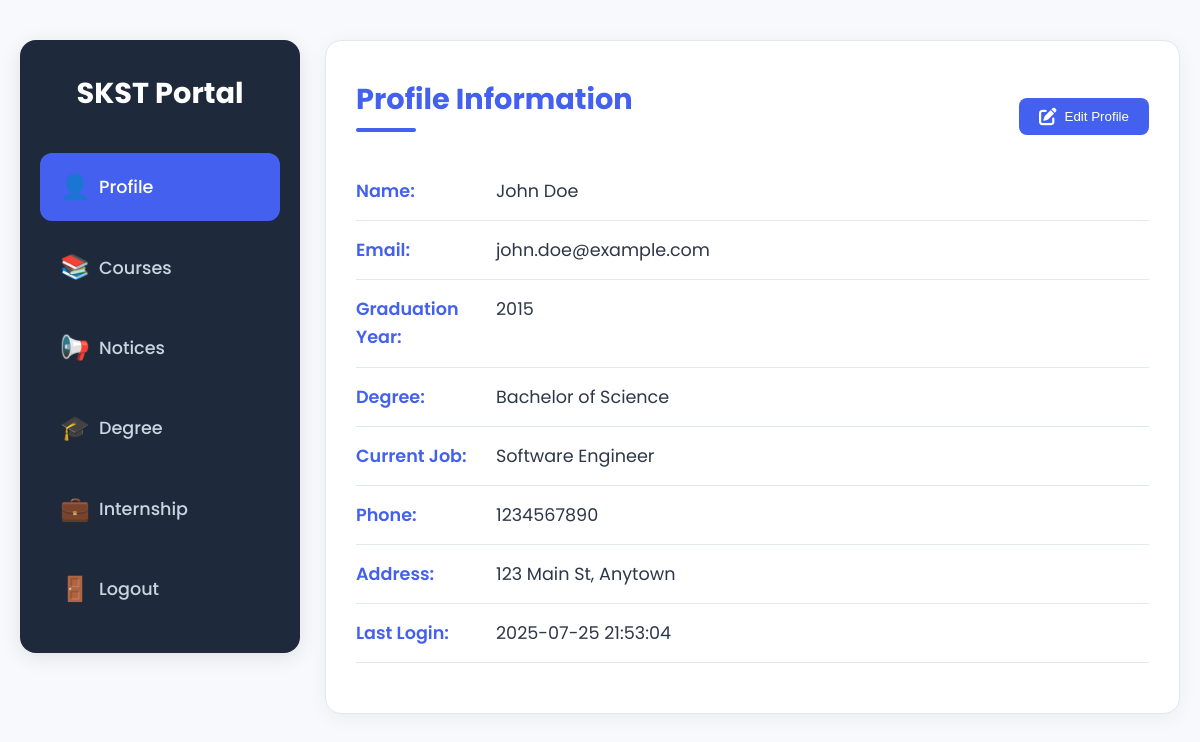
Page /alumni/alumni.php?profile=true (signed in) on the committed database.
### tables this page shows
CREATE TABLE `alumni` (
  `alumni_id` int(11) NOT NULL,
  `name` varchar(100) NOT NULL,
  `email` varchar(100) NOT NULL,
  `password` varchar(255) NOT NULL,
  `graduation_year` int(11) DEFAULT NULL,
  `degree` varchar(100) DEFAULT NULL,
  `major` varchar(100) DEFAULT NULL,
  `current_job` varchar(100) DEFAULT NULL,
  `company` varchar(100) DEFAULT NULL,
  `phone` varchar(20) DEFAULT NULL,
  `address` text DEFAULT NULL,
  `profile_picture` varchar(255) DEFAULT NULL,
  `last_login` datetime DEFAULT NULL,
  `registration_date` datetime DEFAULT current_timestamp(),
  `is_active` tinyint(1) DEFAULT 1
);

### alumni/alumni.php (the view, shortened to what this page needs)
<?php
$host = "localhost";
$user = "root";
$pass = "";
$db = "skst_university";
$conn = new mysqli($host, $user, $pass, $db);
$error = "";
$success = "";
$showSignup = false;
$showReset = false;
$editMode = false;
if (isset($_SESSION['alumni_id'])) {
    $aid = $_SESSION['alumni_id'];
    $stmt = $conn->prepare("SELECT * FROM alumni WHERE alumni_id = ?");
    $stmt->bind_param("i", $aid);
    $stmt->execute();
    $result = $stmt->get_result();
    $alumni = $result->fetch_assoc();
}
?>
<!DOCTYPE html>
<html lang="en">
<head>
    <link rel="stylesheet" href="https://cdnjs.cloudflare.com/ajax/libs/font-awesome/6.4.0/css/all.min.css">
</head>
<body>
<?php if (!isset($_SESSION['alumni_id'])): ?>
    <div class="form-container <?php echo $showSignup || $showReset ? 'form-toggle' : 'active-form'; ?>" id="login-form">
        <button class="close-btn" onclick="window.location.href='alumni.html'">×</button>
        <div class="form-header">
            <img src="../picture/SKST.png" alt="SKST Logo" style="width: 80px; margin-bottom: -15px;">
            <h2>Alumni Login</h2>
            <p>Sign in to access your alumni account</p>
        </div>
        <?php if ($error && !$showSignup && !$showReset): ?>
            <div class="error-msg"><?= htmlspecialchars($error) ?></div>
        <?php endif; ?>
        <?php if ($success): ?>
            <div class="success-msg"><?= htmlspecialchars($success) ?></div>
        <?php endif; ?>
        <form method="POST">
            <div class="input-group">
                <label for="email">Email</label>
                <input type="email" id="email" name="email" placeholder="Enter your email" required>
            </div>
            <div class="input-group">
                <label for="password">Password</label>
                <input type="password" id="password" name="password" placeholder="Enter your password" required>
            </div>
            <button type="submit" name="login" class="form-btn">Login</button>
            <div class="form-footer">
                <p><a href="#" onclick="showForm('reset')">Forgot Password?</a></p>
                <p>Don't have an account? <a href="#" onclick="showForm('signup')">Sign Up</a></p>
            </div>
        </form>
    </div>
    <div class="form-container form-toggle <?php echo $showSignup ? 'active-form' : ''; ?>" id="signup-form">
        <button class="close-btn" onclick="showForm('login')">×</button>
        <div class="form-header">
            <h2>Create Account</h2>
            <p>Join our alumni community today</p>
        </div>
        <?php if ($error && $showSignup): ?>
            <div class="error-msg"><?= htmlspecialchars($error) ?></div>
        <?php endif; ?>
        <form method="POST">
            <div class="input-group">
                <label for="name">Full Name</label>
                <input type="text" id="name" name="name" placeholder="Enter your full name" required>
            </div>
            <div class="input-group">
                <label for="signup-email">Email</label>
                <input type="email" id="signup-email" name="email" placeholder="Enter your email" required>
            </div>
            <div class="input-group">
                <label for="signup-password">Password</label>
                <input type="password" id="signup-password" name="password" placeholder="Create a password" required>
            </div>
            <div class="input-group">
                <label for="confirm-password">Confirm Password</label>
                <input type="password" id="confirm-password" name="confirm_password" placeholder="Confirm your password" required>
            </div>
            <button type="submit" name="signup" class="form-btn">Sign Up</button>
            <div class="form-footer">
                <p>Already have an account? <a href="#" onclick="showForm('login')">Login</a></p>
            </div>
        </form>
    </div>
    <div class="form-container form-toggle <?php echo $showReset ? 'active-form' : ''; ?>" id="reset-form">
        <button class="close-btn" onclick="showForm('login')">×</button>
        <div class="form-header">
            <h2>Reset Password</h2>
            <p>Enter your email to reset your password</p>
        </div>
        <?php if ($error && $showReset): ?>
            <div class="error-msg"><?= htmlspecialchars($error) ?></div>
        <?php endif; ?>
        <?php if ($success && $showReset): ?>
            <div class="success-msg"><?= htmlspecialchars($success) ?></div>
        <?php endif; ?>
        <form method="POST">
            <div class="input-group">
                <label for="reset-email">Email</label>
                <input type="email" id="reset-email" name="email" placeholder="Enter your email" required>
            </div>
            <button type="submit" name="reset" class="form-btn">Reset Password</button>
            <div class="form-footer">
                <p>Remember your password? <a href="#" onclick="showForm('login')">Login</a></p>
            </div>
        </form>
    </div>
    <script>
        function showForm(formName) {
            // Hide all forms
            document.querySelectorAll('.form-container').forEach(form => {
                form.classList.remove('active-form');
                form.classList.add('form-toggle');
            });
            // Show the requested form
            document.getElementById(formName + '-form').classList.add('active-form');
            document.getElementById(formName + '-form').classList.remove('form-toggle');
        }
    </script>
<?php else: ?>
    <?php
    $pageSelected = isset($_GET['profile']) || isset($_GET['courses']) || isset($_GET['notice']) || isset($_GET['degree']) || isset($_GET['internship']);
    ?>
    <div class="container">
        <?php if (!$pageSelected): ?>
            <h1 class="welcome-msg"><span class="emoji">👋</span> Welcome, <?= htmlspecialchars($alumni['name']) ?></h1>
            <div class="cards">
                <a href="alumni.php?profile=true" class="card">
                    <div class="card-icon">👤</div>
                    Profile
                    <div class="card-desc">View and update your profile info</div>
                </a>
                <a href="alumni.php?courses=true" class="card">
                    <div class="card-icon">📚</div>
                    Courses
                    <div class="card-desc">See courses you completed</div>
                </a>
                <a href="alumni.php?notice=true" class="card">
                    <div class="card-icon">📢</div>
                    Notices
                    <div class="card-desc">View latest university notices</div>
                </a>
                <a href="alumni.php?degree=true" class="card">
                    <div class="card-icon">🎓</div>
                    Degree
                    <div class="card-desc">View your degree details</div>
                </a>
                <a href="alumni.php?internship=true" class="card">
                    <div class="card-icon">💼</div>
                    Internship
                    <div class="card-desc">View your internship details</div>
                </a>
                <a href="alumni.php?logout=true" class="card">
                    <div class="card-icon">🚪</div>
                    Logout
                    <div class="card-desc">Logout safely</div>
                </a>
            </div>
        <?php else: ?>
            <div class="layout">
                <nav class="sidebar">
                    <h2>SKST Portal</h2>
                    <a href="alumni.php?profile=true" class="<?= isset($_GET['profile']) ? 'active' : '' ?>">
                        <span class="icon">👤</span> Profile
                    </a>
                    <a href="alumni.php?courses=true" class="<?= isset($_GET['courses']) ? 'active' : '' ?>">
                        <span class="icon">📚</span> Courses
                    </a>
                    <a href="alumni.php?notice=true" class="<?= isset($_GET['notice']) ? 'active' : '' ?>">
                        <span class="icon">📢</span> Notices
                    </a>
                    <a href="alumni.php?degree=true" class="<?= isset($_GET['degree']) ? 'active' : '' ?>">
                        <span class="icon">🎓</span> Degree
                    </a>
                    <a href="alumni.php?internship=true" class="<?= isset($_GET['internship']) ? 'active' : '' ?>">
                        <span class="icon">💼</span> Internship
                    </a>
                    <a href="alumni.php?logout=true">
                        <span class="icon">🚪</span> Logout
                    </a>
                </nav>
                <main class="content">
                    <?php if (isset($_GET['profile'])): ?>
                        <div class="profile-header">
                            <h2>Profile Information</h2>
                            <button class="edit-btn" onclick="toggleEditMode()">
                                <i class="fas fa-edit"></i> Edit Profile
                            </button>
                        </div>
                        <div class="profile-view" <?= $editMode ? 'style="display:none;"' : '' ?>>
                            <div class="profile-info">
                                <p><strong>Name:</strong> <?= htmlspecialchars($alumni['name']) ?></p>
                                <p><strong>Email:</strong> <?= htmlspecialchars($alumni['email']) ?></p>
                                <p><strong>Graduation Year:</strong> <?= htmlspecialchars($alumni['graduation_year'] ?? '') ?></p>
                                <p><strong>Degree:</strong> <?= htmlspecialchars($alumni['degree'] ?? '') ?></p>
                                <p><strong>Current Job:</strong> <?= htmlspecialchars($alumni['current_job'] ?? '') ?></p>
                                <p><strong>Phone:</strong> <?= htmlspecialchars($alumni['phone']) ?></p>
                                <p><strong>Address:</strong> <?= htmlspecialchars($alumni['address'] ?? '') ?></p>
                                <p><strong>Last Login:</strong> <?= htmlspecialchars($alumni['last_login'] ?: "First time login") ?></p>
                            </div>
                        </div>
                    <?php else: ?>
                        <p style="text-align:center;">Select an option from the sidebar.</p>
                    <?php endif; ?>
                </main>
            </div>
        <?php endif; ?>
    </div>
<?php endif; ?>
</body>
</html>

### alumni/alumni.php (style rules this page uses)
:root { --primary: #4361ee; --primary-dark: #3a56d4; --secondary: #06d6a0; --background: #f8f9fc; --card-bg: #ffffff; --text-dark: #2d3748; --text-light: #718096; --border: #e2e8f0; --success: #06d6a0; --warning: #ffd166; --danger: #ef476f; --sidebar-bg: #1e293b; --sidebar-active: #334155; }
* { box-sizing: border-box; margin: 0; padding: 0; }
body { font-family: 'Poppins', sans-serif; background: var(--background); color: var(--text-dark); min-height: 100vh; line-height: 1.6; position: relative; }
a { color: inherit; text-decoration: none; }
.container { max-width: 1200px; margin: 30px auto; padding: 0 20px; }
.layout { display: flex; gap: 25px; margin-top: 40px; position: relative; }
.sidebar { background: var(--sidebar-bg); border-radius: 16px; width: 280px; padding: 30px 20px; box-shadow: 0 4px 20px rgba(0, 0, 0, 0.1); display: flex; flex-direction: column; gap: 12px; height: fit-content; }
.sidebar h2 { font-size: 1.8rem; font-weight: 700; margin-bottom: 25px; color: white; text-align: center; }
.sidebar a { padding: 15px 20px; border-radius: 12px; font-weight: 500; font-size: 1.1rem; background: transparent; display: flex; align-items: center; gap: 15px; transition: all 0.3s ease; color: #cbd5e1; }
.sidebar a:hover, .sidebar a.active { background: var(--primary); color: white; font-weight: 500; }
.sidebar a .icon { font-size: 1.5rem; width: 24px; text-align: center; }
main.content { flex-grow: 1; background: var(--card-bg); color: var(--text-dark); border-radius: 16px; padding: 35px 30px; box-shadow: 0 4px 20px rgba(0, 0, 0, 0.05); min-height: 520px; border: 1px solid var(--border); }
.content h2 { font-size: 1.8rem; margin-bottom: 25px; color: var(--primary); position: relative; padding-bottom: 10px; display: flex; justify-content: space-between; align-items: center; }
.content h2::after { content: ''; position: absolute; bottom: 0; left: 0; width: 60px; height: 4px; background: var(--primary); border-radius: 4px; }
.profile-header { display: flex; justify-content: space-between; align-items: center; margin-bottom: 20px; }
.profile-info p { font-size: 1.1rem; margin: 15px 0; padding-bottom: 15px; border-bottom: 1px solid var(--border); display: flex; }
.profile-info p strong { color: var(--primary); font-weight: 600; width: 140px; display: inline-block; }
.edit-btn { background: var(--primary); color: white; border: none; padding: 10px 20px; border-radius: 8px; cursor: pointer; font-weight: 500; transition: all 0.3s ease; display: flex; align-items: center; gap: 8px; }
.edit-btn i { font-size: 1.1rem; }

### rows in the picture
alumni: name "John Doe", email "john.doe@example.com", graduation_year "2015", degree "Bachelor of Science", current_job "Software Engineer", phone "1234567890", address "123 Main St, Anytown", last_login "2025-07-25 21:53:04"
